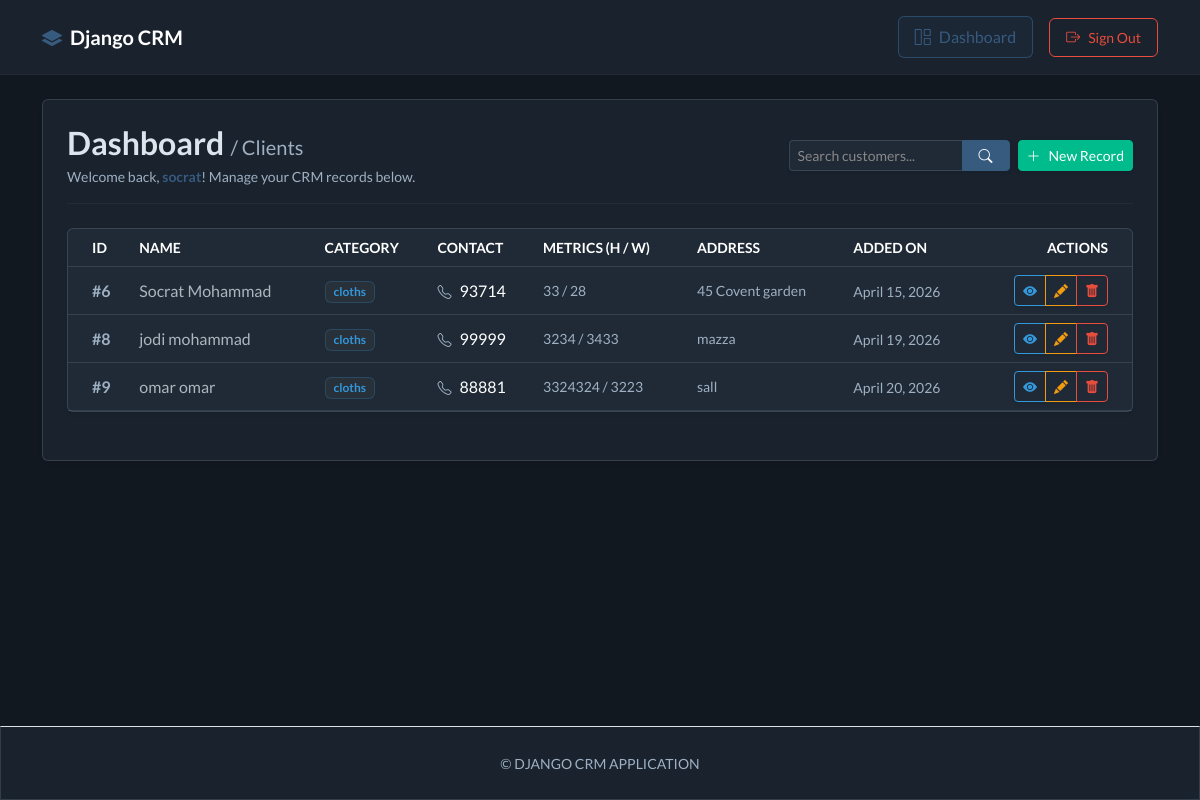
The app's page /dashboard/ (signed in) with its own data.
### webapp/models.py (models this page shows, shortened)
class Record(models.Model):
    user = models.ForeignKey(User, on_delete=models.CASCADE, null=True, blank=True)
    first_name = models.CharField(max_length=250)
    last_name = models.CharField(max_length=250)
    Category = models.ForeignKey(Category, on_delete=models.CASCADE)
    phone= models.IntegerField()
    tall = models.IntegerField()
    wedight = models.IntegerField()
    address = models.CharField(max_length=500)
    create_at = models.DateField(auto_now_add=True)

class Category(models.Model):
    name = models.CharField(max_length=250)
    create_at = models.DateTimeField(auto_now_add=True)
    def __str__(self):
        return self.name

### webapp/views.py (the view)
# urls.py: path('dashboard/',views.dashboard,name = 'dashboard'),
@login_required(login_url = 'login')
def dashboard(request):
    records = Record.objects.filter(user=request.user)
    context = {'records' : records}
    return render(request,'web/dashboard.html',context)

### templates/web/dashboard.html (shortened to what this page needs)
{% extends "base.html" %}
{% block content %}
<div class="d-flex flex-column flex-md-row justify-content-between align-items-md-center mb-4 border-bottom border-secondary border-opacity-25 pb-3 gap-3">
    <div>
        <h2 class="h3 mb-0 fw-bold">Dashboard <span class="text-soft fs-5 fw-normal">/ Clients</span></h2>
        <p class="text-soft mb-0 mt-1 small">Welcome back, <b class="text-primary">{{ user }}</b>! Manage your CRM records below.</p>
    </div>
    <div class="d-flex gap-2 align-items-center">
        <form method="GET" action="{% url 'search_records' %}" class="d-flex m-0 shadow-sm">
            <div class="input-group input-group-sm">
                <input type="text" name="q" value="{{ request.GET.q }}" placeholder="Search customers..." class="form-control crm-surface-soft text-light border-secondary border-opacity-50">
                <button type="submit" class="btn btn-primary px-3">
                    <i class="bi bi-search"></i>
                </button>
            </div>
        </form>
        <a href="{% url 'createrecord' %}" class="btn btn-success btn-sm d-flex align-items-center gap-2 shadow-sm text-nowrap">
            <i class="bi bi-plus-lg"></i> New Record
        </a>
    </div>
</div>
<div class="card shadow-sm border-secondary border-opacity-25 crm-surface-soft mb-4">
    <div class="table-responsive">
        <table class="table table-hover align-middle mb-0 text-nowrap crm-table">
            <thead class="table-dark text-uppercase small text-muted">
                <tr>
                    <th scope="col" class="ps-4">ID</th>
                    <th scope="col">Name</th>
                    <th scope="col">Category</th>
                    <th scope="col">Contact</th>
                    <th scope="col">Metrics (H / W)</th>
                    <th scope="col">Address</th>
                    <th scope="col">Added On</th>
                    <th scope="col" class="text-end pe-4">Actions</th>
                </tr>
            </thead>
            <tbody>
                {% if records %}
                    {% for record in records %}
                        <tr class="crm-table-row">
                            <td class="ps-4 text-soft fw-bold">#{{ record.id }}</td>
                            <td class="fw-medium text-light">{{ record.first_name }} {{ record.last_name }}</td>
                            <td>
                                <span class="badge bg-secondary bg-opacity-25 text-info border border-info border-opacity-25 px-2 py-1">
                                    {{ record.Category }}
                                </span>
                            </td>
                            <td><i class="bi bi-telephone text-soft me-2 small"></i>{{ record.phone }}</td>
                            <td class="text-soft small">{{ record.tall }} / {{ record.wedight }}</td>
                            <td class="text-truncate text-soft small" style="max-width: 150px;" title="{{ record.address }}">
                                {{ record.address }}
                            </td>
                            <td><small class="text-soft">{{ record.create_at }}</small></td>
                            <td class="text-end pe-4">
                                <div class="btn-group btn-group-sm shadow-sm" role="group">
                                    <a href="{% url 'view_record' record.id %}" class="btn btn-outline-info btn-action-view" title="View details">
                                        <i class="bi bi-eye-fill"></i>
                                    </a>
                                    <a href="{% url 'update_record' record.id %}" class="btn btn-outline-warning btn-action-edit" title="Edit record">
                                        <i class="bi bi-pencil-fill"></i>
                                    </a>
                                    <a href="{% url 'delete_record' record.id %}" class="btn btn-outline-danger btn-action-delete" title="Delete record">
                                        <i class="bi bi-trash-fill"></i>
                                    </a>
                                </div>
                            </td>
                        </tr>
                    {% endfor %}
                {% endif %}
            </tbody>
        </table>
    </div>
</div>
{% endblock %}

### templates/base.html (style rules this page uses)
:root { --crm-bg: #121820; --crm-surface: #19222d; --crm-surface-soft: #1f2a36; --crm-border: rgba(146, 164, 182, 0.22); --crm-text-soft: #9eb0c2; }
body { background: var(--crm-bg); color: #dce5ee; }
.crm-surface-soft { background: var(--crm-surface-soft); border-color: var(--crm-border) !important; }
.text-soft { color: var(--crm-text-soft) !important; }
.btn { transition: transform 250ms ease, box-shadow 250ms ease, background-color 250ms ease, border-color 250ms ease; }

### templates/web/dashboard.html (style rules this page uses)
.crm-table > :not(caption) > * > * { border-color: rgba(146, 164, 182, 0.18); background: transparent; }
.crm-table-row { opacity: 0; transform: translateY(8px); animation: tableRowFadeUp 350ms ease-out forwards; }
.crm-table-row { animation-delay: var(--row-delay, 0ms); }

### records on screen
Record: id "6", first_name "Socrat", last_name "Mohammad", Category "cloths", phone "93714", tall "33", wedight "28", address "45 Covent garden", create_at "April 15, 2026"
Record: id "8", first_name "jodi", last_name "mohammad", Category "cloths", phone "99999", tall "3234", wedight "3433", address "mazza", create_at "April 19, 2026"
Record: id "9", first_name "omar", last_name "omar", Category "cloths", phone "88881", tall "3324324", wedight "3223", address "sall", create_at "April 20, 2026"

### other values on screen
{{ user }} "socrat"
